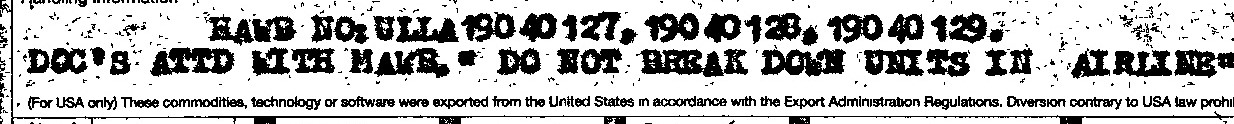
#> input picture 57850107-preprocess-text-remove-noise/1.jpg, 1234 x 124 px
$ python preprocess_text_remove_noise.py
#> lines starting #> are read from the running program, lines starting #| are printed output that depends on the picture; after the words box and inside, x2 and y2 are one past the last pixel; in counts of white or black regions, pixels touching at a corner belong together
import cv2
import numpy as np

image = cv2.imread('1.jpg')
#> image is the input picture: shape (124, 1234, 3); min 0, max 255, mean 187.2
gray = cv2.cvtColor(image,cv2.COLOR_BGR2GRAY)
thresh = cv2.threshold(gray, 0, 255, cv2.THRESH_BINARY_INV + cv2.THRESH_OTSU)[1]
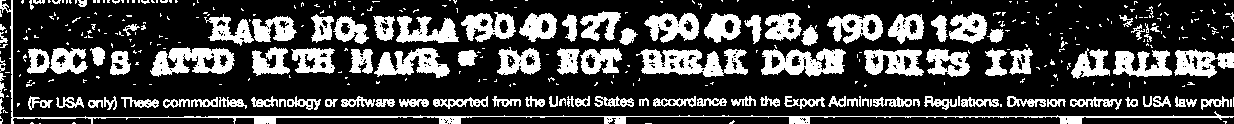
#> thresh: shape (124, 1234); 26.4% white; 370 white regions (259 under 20 px), largest, box (x1, y1, x2, y2) and area: (0, 0, 1234, 124) 2816, (636, 49, 748, 77) 1910, (761, 48, 846, 77) 1541
kernel = cv2.getStructuringElement(cv2.MORPH_ELLIPSE, (3,3))
opening = cv2.morphologyEx(thresh, cv2.MORPH_OPEN, kernel, iterations=1)
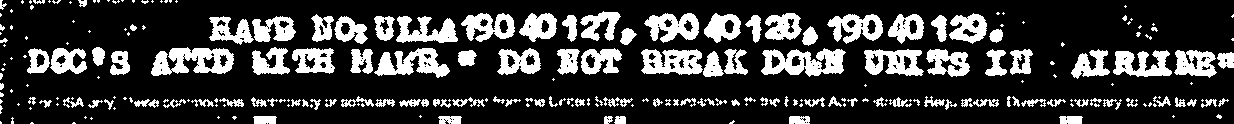
#> opening: shape (124, 1234); 22.5% white; 254 white regions (124 under 20 px)

cnts = cv2.findContours(opening, cv2.RETR_EXTERNAL, cv2.CHAIN_APPROX_SIMPLE)
#> cnts = 254 contours, 144 with area under 20; largest, box (x1, y1, x2, y2) and area: (761, 48, 846, 77) 1538, (151, 47, 234, 76) 1509, (641, 49, 703, 75) 1205, (374, 48, 450, 78) 1116, (864, 49, 924, 76) 1096
cnts = cnts[0] if len(cnts) == 2 else cnts[1]

for c in cnts:
    area = cv2.contourArea(c)
    if area < 150:
        cv2.drawContours(opening, [c], -1, (0,0,0), -1)
#> this loop made 254 passes
#> area on passes 7 to 9: 147, 134, 68
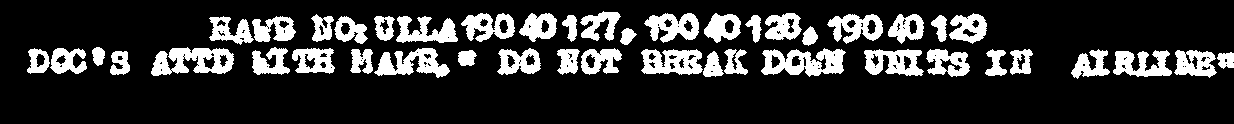
#> opening: shape (124, 1234); 18.5% white; 45 white regions, largest, box (x1, y1, x2, y2) and area: (761, 48, 846, 77) 1506, (151, 47, 234, 76) 1488, (374, 48, 450, 78) 1214

result = 255 - opening
cv2.imshow('thresh', thresh)
cv2.imshow('opening', opening)
cv2.imshow('result', result)
cv2.waitKey()
